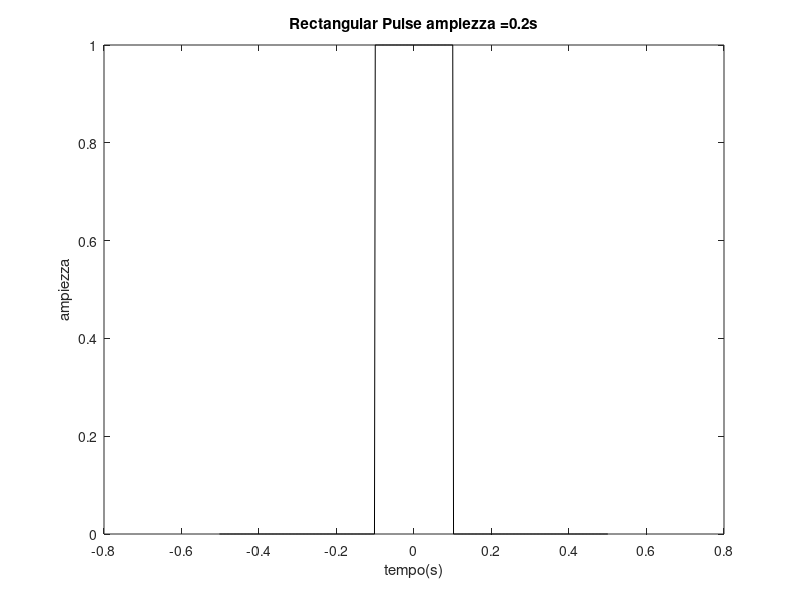
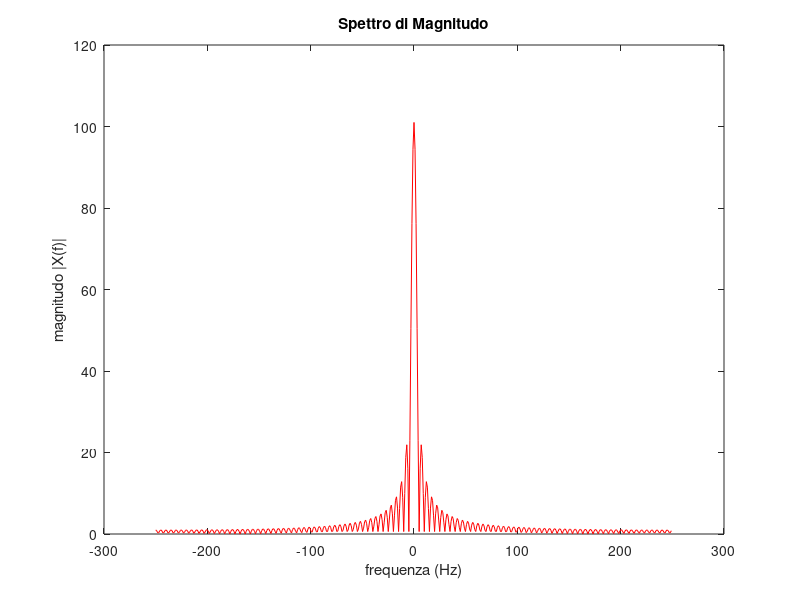
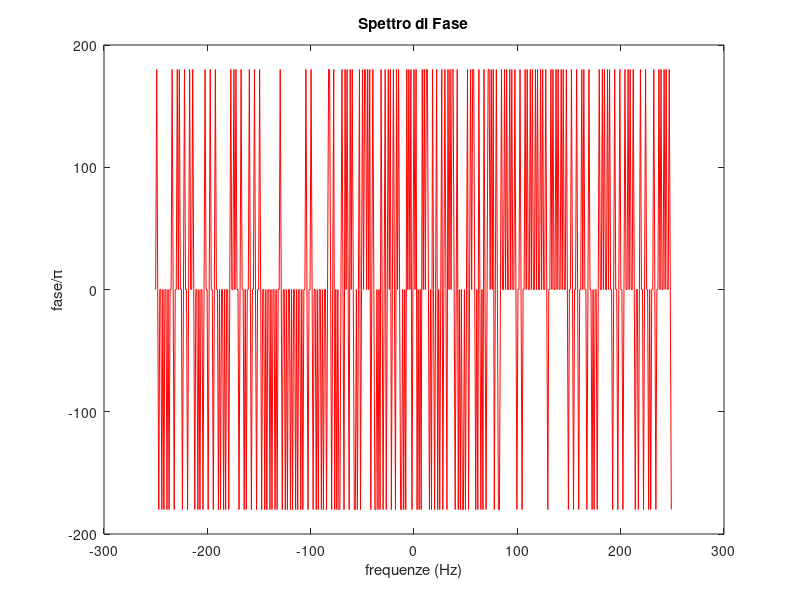

MATLAB code to generate these figures, in order: (Note: this script raises an error after producing the figures.)
%% Esercizio 1
% Analizzare tramite la Trasformata di Fourier Discreta
% un segnale BOX:
%   - Creare un'onda rettangolare di 1 secondo con una frequenza di
%     campionamento di 500 Hz e una lunghezza di 0.2 s
%     (funzione rectpuls - si veda l'help)
%   - Calcolare la DFT e visualizzarne lo spettro di
%     ampiezza e di fase (con riordinamento)
%   - Controllare che il risultato ottenuto per lo spettro
%     di ampiezza corrisponda a quanto spiegato in teoria
%
% (se si vuole): Provare ad effettuare la stessa analisi
% su un segnale audio registrato direttamente in MATLAB,
% della durata di 4 secondi

% Funzione BoX

clear all
close all

mu_s = 500; % Frequenza di campionamento 
T = 0.2;    % lunghezza del rect in secondi 

% Vettore dei tempi per il segnale rect
time = -0.5-1/mu_s:1/mu_s:0.5;
x = rectpuls(time,T); % Genero l'onda rettangolare
% Guardare il doc di rectpuls

figure(1) 
plot(time,x,'k');
title(['Rectangular Pulse ampiezza =', num2str(T),'s']);
xlabel('tempo(s)');
ylabel('ampiezza');


% Passi:
% calcolo il vettore frequenze (N valori da -mu_s/2 a mu_s/2)
% calcolo la fft e la fft riordinata
% visualizzo lo spettro di ampiezza
% visualizzo lo spettro di fase


N = length(x); % N campioni, N freqs nella fft
mu_sampling = mu_s/N; % una ogni mu_s/N 
mu_max = mu_s/2; % meta' a sx e meta' a dx dello zero

% vettore delle frequenze: N valori da -mu_s/2 a mu_s/2 
mu = -mu_max:mu_sampling:mu_max-mu_sampling; 

X = fft(x); 

% Eseguo operazione di centratura dello spettro 
% e calcolo spettro di ampiezza
shifted = fftshift((X));
X1 = abs(shifted); 

figure(2)
plot(mu,X1,'r');
title('Spettro di Magnitudo');
xlabel('frequenza (Hz)')
ylabel('magnitudo |X(f)|');

figure(3)
plot(mu,180*angle(X)/pi,'r');
title('Spettro di Fase');
xlabel('frequenze (Hz)')
ylabel('fase/\pi');



% Seconda parte (se si vuole):  stessa analisi su un segnale audio
% registrato direttamente in MATLAB, della durata di 4 secondi

% Registro segnale audio
recObj = audiorecorder;
disp('Start')
recordblocking(recObj,4);
disp ('End')

play(recObj)
myVoice = getaudiodata(recObj);

% in recObj posso recuperare la frequenza di campionamento
% e il numero di campioni
mu_s = recObj.SampleRate; % Frequenza di campionamento 
N = recObj.TotalSamples; % Numero di campioni 


% Passi:
% calcolo il vettore frequenze (N valori da -mu_s/2 a mu_s/2)
% calcolo la fft e la fft riordinata
% visualizzo lo spettro di ampiezza
% pulisco lo spettro e tolgo le frequenze troppo basse
% visualizzo lo spettro di fase

mu_m = mu_s/2;
freq = -mu_m:mu_s/N:mu_m-mu_s/N; % vettore frequenze
F = fft(myVoice);
FF = fftshift(F);

figure(1)
subplot(131)
plot([1:N],myVoice);
xlabel('#campioni')
ylabel ('ampiezza')
title ('Segnale registrato') 

subplot(132)
plot(freq,(abs(FF)));
xlabel('frequenze (Hz)')
ylabel ('magnitudo')
title ('DFT (abs) del segnale ') 

% Per la fase: ho un risultato molto rumoroso,
% quindi devo applicare un filtraggio restrittivo.
% decido di pulire lo spettro cancellando i residui di
% frequenza sotto un quarto del massimo valore
th = max(abs(FF))/4;
FF(abs(FF) < th) = 0; 
theta = angle(FF);

subplot(133);
stem(freq,180*(theta)/pi)
xlabel ('frequenza (Hz)')
ylabel ('fase/\pi')
grid
title('Spettro di fase');